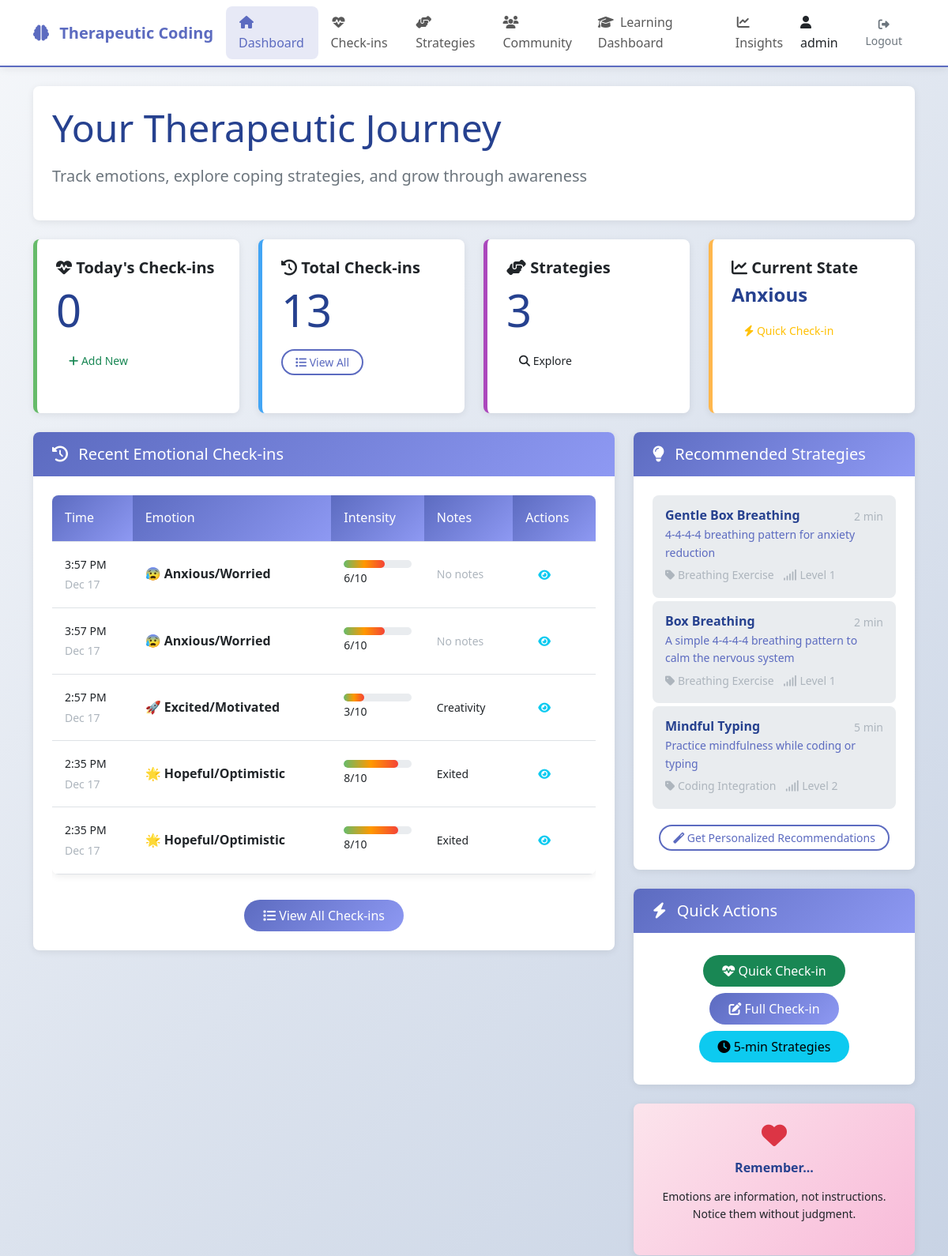
Page /therapy/ (signed in, upper part) on the earlier database version.
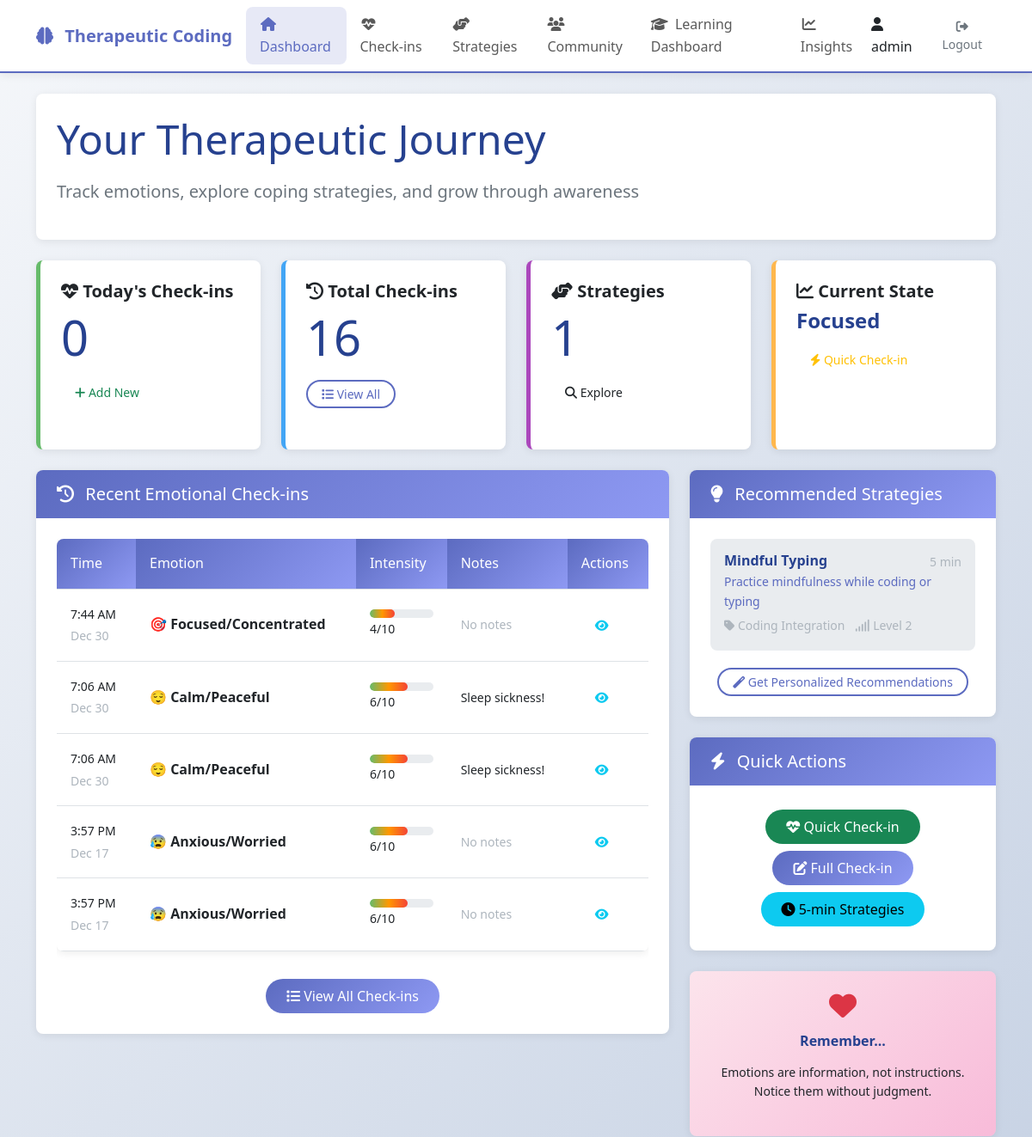
Same page on the later database version.
### therapy/models.py (models this page shows, shortened)
class EmotionalCheckIn(models.Model):
    class EmotionIntensity(models.IntegerChoices):
        VERY_LOW = 1, 'Very Low'
        LOW = 2, 'Low'
        MODERATE = 3, 'Moderate'
        HIGH = 4, 'High'
        VERY_HIGH = 5, 'Very High'
    class PrimaryEmotion(models.TextChoices):
        ANXIOUS = 'anxious', '😰 Anxious/Worried'
        OVERWHELMED = 'overwhelmed', '😵 Overwhelmed/Stressed'
        DOUBTFUL = 'doubtful', '😔 Self-doubting/Insecure'
        FATIGUED = 'fatigued', '😴 Tired/Fatigued'
        CALM = 'calm', '😌 Calm/Peaceful'
        FOCUSED = 'focused', '🎯 Focused/Concentrated'
        HOPEFUL = 'hopeful', '🌟 Hopeful/Optimistic'
        FRUSTRATED = 'frustrated', '😤 Frustrated/Stuck'
        EXCITED = 'excited', '🚀 Excited/Motivated'
        NEUTRAL = 'neutral', '😐 Neutral/Balanced'
    user = models.ForeignKey(
        settings.AUTH_USER_MODEL,
        on_delete=models.CASCADE,
        related_name='emotional_checkins',
        db_index=True
    )
    primary_emotion = models.CharField(
        max_length=20,
        choices=PrimaryEmotion.choices,
        db_index=True
    )
    secondary_emotions = models.JSONField(
        default=list,
        blank=True,
        help_text="List of secondary emotions"
    )
    intensity = models.IntegerField(
        choices=EmotionIntensity.choices,
        default=EmotionIntensity.MODERATE
    )
    PHYSICAL_SYMPTOMS = [
        ('headache', 'Headache'),
        ('stomach', 'Stomach discomfort'),
        ('fatigue', 'Fatigue'),
        ('tension', 'Muscle tension'),
        ('sleep', 'Sleep issues'),
        ('appetite', 'Appetite changes'),
        ('breathing', 'Breathing changes'),
        ('heart', 'Heart rate changes'),
        ('none', 'No physical symptoms'),
    ]
    physical_symptoms = models.JSONField(
        default=list,
        blank=True,
        help_text="List of physical symptoms experienced"
    )
    trigger_description = models.TextField(blank=True)
    context_tags = models.JSONField(
        default=list,
        blank=True,
        help_text="Tags describing context (work, learning, social, etc.)"
    )
    coping_strategies_used = models.JSONField(
        default=list,
        blank=True,
        help_text="Coping strategies attempted"
    )
    coping_effectiveness = models.IntegerField(
        null=True,
        blank=True,
        validators=[MinValueValidator(1), MaxValueValidator(10)],
        help_text="How effective were coping strategies (1-10)"
    )
    notes = models.TextField(blank=True, help_text="Free-form reflection")
    key_insight = models.CharField(max_length=200, blank=True)
    created_at = models.DateTimeField(auto_now_add=True, db_index=True)
    updated_at = models.DateTimeField(auto_now=True)
    class Meta:
        ordering = ['-created_at']
        verbose_name = 'Emotional Check-in'
        verbose_name_plural = 'Emotional Check-ins'
        indexes = [
            models.Index(fields=['user', '-created_at']),
            models.Index(fields=['primary_emotion', 'created_at']),
        ]
        get_latest_by = 'created_at'
    def get_emotional_pattern(self):
        recent_checkins = EmotionalCheckIn.objects.filter(
            user=self.user,
            created_at__gte=timezone.now() - timezone.timedelta(days=7)
        ).order_by('created_at')
        emotions = [ci.primary_emotion for ci in recent_checkins]
        intensities = [ci.intensity for ci in recent_checkins]
        pattern = {
            'dominant_emotion': max(set(emotions), key=emotions.count) if emotions else None,
            'average_intensity': sum(intensities) / len(intensities) if intensities else 0,
            'volatility': max(intensities) - min(intensities) if intensities else 0,
            'common_triggers': self._extract_common_triggers(recent_checkins),
        }
        return pattern
    def _extract_common_triggers(self, checkins):
        triggers = []
        for checkin in checkins:
            if checkin.trigger_description:
                words = checkin.trigger_description.lower().split()
                triggers.extend([w for w in words if len(w) > 3])
        from collections import Counter
        return dict(Counter(triggers).most_common(5))

class CopingStrategy(models.Model):
    class StrategyType(models.TextChoices):
        BREATHING = 'breathing', 'Breathing Exercise'
        MINDFULNESS = 'mindfulness', 'Mindfulness Practice'
        COGNITIVE = 'cognitive', 'Cognitive Reframing'
        PHYSICAL = 'physical', 'Physical Activity'
        SOCIAL = 'social', 'Social Connection'
        CREATIVE = 'creative', 'Creative Expression'
        CODING = 'coding', 'Coding Integration'
        PLANNING = 'planning', 'Planning/Organization'
    name = models.CharField(max_length=100, unique=True)
    description = models.TextField()
    strategy_type = models.CharField(max_length=20, choices=StrategyType.choices)
    target_emotions = models.JSONField(
        default=list,
        help_text="List of emotions this strategy helps with"
    )
    estimated_minutes = models.PositiveIntegerField(default=5)
    difficulty_level = models.IntegerField(
        default=1,
        validators=[MinValueValidator(1), MaxValueValidator(5)]
    )
    coding_integration = models.BooleanField(default=False)
    coding_language = models.CharField(max_length=20, blank=True)
    coding_template = models.TextField(blank=True)
    instructions = models.JSONField(
        default=list,
        help_text="Step-by-step instructions"
    )
    tips_for_success = models.TextField(blank=True)
    common_challenges = models.TextField(blank=True)
    created_at = models.DateTimeField(auto_now_add=True)
    updated_at = models.DateTimeField(auto_now=True)
    is_active = models.BooleanField(default=True)
    class Meta:
        ordering = ['strategy_type', 'difficulty_level']
        verbose_name_plural = 'Coping Strategies'

### therapy/views.py (the view)
# urls.py: path('', views.therapy_dashboard, name='dashboard'),
@login_required
def therapy_dashboard(request):
    try:
        recent_checkins = EmotionalCheckIn.objects.filter(
            user=request.user
        ).order_by('-created_at')[:5]
        latest_checkin = recent_checkins.first()
        recommended_strategies = []
        if latest_checkin:
            all_strategies = CopingStrategy.objects.filter(is_active=True)
            difficulty_limit = 3 if latest_checkin.intensity > 6 else 5
            strategies_by_difficulty = all_strategies.filter(
                difficulty_level__lte=difficulty_limit
            )
            filtered_strategies = []
            for strategy in strategies_by_difficulty:
                target_emotions = strategy.target_emotions
                if isinstance(target_emotions, str):
                    try:
                        import json
                        target_emotions = json.loads(target_emotions)
                    except:
                        continue
                if (isinstance(target_emotions, list) and
                    latest_checkin.primary_emotion in target_emotions):
                    filtered_strategies.append(strategy)
                if len(filtered_strategies) >= 3:
                    break
            recommended_strategies = filtered_strategies
            if not recommended_strategies:
                recommended_strategies = strategies_by_difficulty[:3]
        else:
            recommended_strategies = CopingStrategy.objects.filter(
                is_active=True,
                difficulty_level__lte=3
            )[:3]
        total_checkins = EmotionalCheckIn.objects.filter(user=request.user).count()
        today_checkins = EmotionalCheckIn.objects.filter(
            user=request.user,
            created_at__date=timezone.now().date()
        ).count()
        emotional_pattern = {}
        if latest_checkin:
            emotional_pattern = latest_checkin.get_emotional_pattern()
        context = {
            'recent_checkins': recent_checkins,
            'recommended_strategies': recommended_strategies,
            'total_checkins': total_checkins,
            'today_checkins': today_checkins,
            'emotional_pattern': emotional_pattern,
            'emotion_options': EmotionalCheckIn.PrimaryEmotion.choices,
            'current_emotion': latest_checkin.primary_emotion if latest_checkin else None,
            'show_quick_checkin': True,
        }
        return render(request, 'therapy/dashboard.html', context)
    except Exception as e:
        print(f"Error in dashboard: {e}")
        import traceback
        traceback.print_exc()
        return render(request, 'therapy/dashboard.html', {
            'recent_checkins': EmotionalCheckIn.objects.filter(user=request.user)[:5],
            'recommended_strategies': CopingStrategy.objects.filter(is_active=True)[:3],
            'total_checkins': EmotionalCheckIn.objects.filter(user=request.user).count(),
            'today_checkins': 0,
            'show_quick_checkin': True,
        })

### therapy/templates/therapy/dashboard.html (shortened to what the changed rows need)
{% extends 'therapy/base.html' %}
{% block page_title %}Your Therapeutic Journey{% endblock %}
{% block content %}
<div class="row">
    <div class="col-md-3 mb-4">
        <div class="card emotion-card" style="border-color: #4CAF50;">
            <div class="card-body">
                <h2 class="display-4">{{ today_checkins }}</h2>
            </div>
        </div>
    </div>
    <div class="col-md-3 mb-4">
        <div class="card emotion-card" style="border-color: #2196F3;">
            <div class="card-body">
                <h5 class="card-title"><i class="fas fa-history"></i> Total Check-ins</h5>
                <h2 class="display-4">{{ total_checkins }}</h2>
                <a href="{% url 'therapy:checkin_list' %}" class="btn btn-outline-primary btn-sm">
                    <i class="fas fa-list"></i> View All
                </a>
            </div>
        </div>
    </div>
    <div class="col-md-3 mb-4">
        <div class="card emotion-card" style="border-color: #9C27B0;">
            <div class="card-body">
                <h5 class="card-title"><i class="fas fa-hands-helping"></i> Strategies</h5>
                <h2 class="display-4">{{ recommended_strategies|length }}</h2>
                <a href="{% url 'therapy:strategies_list' %}" class="btn btn-outline-purple btn-sm">
                    <i class="fas fa-search"></i> Explore
                </a>
            </div>
        </div>
    </div>
    <div class="col-md-3 mb-4">
        <div class="card emotion-card" style="border-color: #FF9800;">
            <div class="card-body">
                <h5 class="card-title"><i class="fas fa-chart-line"></i> Current State</h5>
                {% if current_emotion %}
                <h4>{{ current_emotion|title }}</h4>
                {% else %}
                <h4>No check-in today</h4>
                {% endif %}
                <button class="btn btn-outline-warning btn-sm" data-bs-toggle="modal" data-bs-target="#quickCheckinModal">
                    <i class="fas fa-bolt"></i> Quick Check-in
                </button>
            </div>
        </div>
    </div>
</div>
<div class="row">
    <div class="col-md-8">
        <div class="card">
            <div class="card-body">
                {% if recent_checkins %}
                <div class="table-responsive">
                    <table class="table table-hover">
                        <thead>
                            <tr>
                                <th>Time</th>
                                <th>Emotion</th>
                                <th>Intensity</th>
                                <th>Notes</th>
                                <th>Actions</th>
                            </tr>
                        </thead>
                        <tbody>
                            {% for checkin in recent_checkins %}
                            <tr>
                                <td>
                                    <small>{{ checkin.created_at|date:"g:i A" }}</small><br>
                                    <small class="text-muted">{{ checkin.created_at|date:"M d" }}</small>
                                </td>
                                <td>
                                    <strong>{{ checkin.get_primary_emotion_display }}</strong>
                                </td>
                                <td>
                                    <div class="progress" style="height: 10px;">
                                        <div class="progress-bar" style="width: {{ checkin.intensity|add:"0" }}0%"></div>
                                    </div>
                                    <small>{{ checkin.intensity }}/10</small>
                                </td>
                                <td>
                                    {% if checkin.notes %}
                                    <small>{{ checkin.notes|truncatewords:10 }}</small>
                                    {% else %}
                                    <small class="text-muted">No notes</small>
                                    {% endif %}
                                </td>
                                <td>
                                    <a href="{% url 'therapy:checkin_detail' checkin.pk %}" class="btn btn-sm btn-outline-info">
                                        <i class="fas fa-eye"></i>
                                    </a>
                                </td>
                            </tr>
                            {% endfor %}
                        </tbody>
                    </table>
                </div>
                {% endif %}
            </div>
        </div>
    </div>
    <div class="col-md-4">
        <div class="card">
            <div class="card-body">
                {% if recommended_strategies %}
                <div class="list-group">
                    {% for strategy in recommended_strategies %}
                    <a href="{% url 'therapy:strategy_detail' strategy.pk %}" class="list-group-item list-group-item-action">
                        <div class="d-flex w-100 justify-content-between">
                            <h6 class="mb-1">{{ strategy.name }}</h6>
                            <small class="text-muted">{{ strategy.estimated_minutes }} min</small>
                        </div>
                        <p class="mb-1 small">{{ strategy.description|truncatewords:15 }}</p>
                        <small class="text-muted">
                            <i class="fas fa-tag"></i> {{ strategy.get_strategy_type_display }}
                            <span class="ms-2">
                                <i class="fas fa-signal"></i> Level {{ strategy.difficulty_level }}
                            </span>
                        </small>
                    </a>
                    {% endfor %}
                </div>
                {% endif %}
            </div>
        </div>
    </div>
</div>
{% endblock %}

Differences in the rows shown:
no longer on this page (row unchanged): EmotionalCheckIn: created_at "2:57 PM", created_at "Dec 17", primary_emotion "🚀 Excited/Motivated", intensity "3", notes "Creativity"
no longer on this page (row unchanged): EmotionalCheckIn: created_at "2:35 PM", created_at "Dec 17", primary_emotion "🌟 Hopeful/Optimistic", intensity "8", notes "Exited"
no longer on this page (row unchanged): EmotionalCheckIn: created_at "2:35 PM", created_at "Dec 17", primary_emotion "🌟 Hopeful/Optimistic", intensity "8", notes "Exited"
no longer on this page (row unchanged): CopingStrategy: name "Gentle Box Breathing", estimated_minutes "2", description "4-4-4-4 breathing pattern for anxiety reduction", strategy_type "Breathing Exercise", difficulty_level "1"
no longer on this page (row unchanged): CopingStrategy: name "Box Breathing", estimated_minutes "2", description "A simple 4-4-4-4 breathing pattern to calm the nervous system", strategy_type "Breathing Exercise", difficulty_level "1"
added EmotionalCheckIn: primary_emotion "Focused", created_at "7:44 AM", created_at "Dec 30", primary_emotion "🎯 Focused/Concentrated", intensity "4", notes "No notes"
added EmotionalCheckIn: created_at "7:06 AM", created_at "Dec 30", primary_emotion "😌 Calm/Peaceful", intensity "6", notes "Sleep sickness!"
added EmotionalCheckIn: created_at "7:06 AM", created_at "Dec 30", primary_emotion "😌 Calm/Peaceful", intensity "6", notes "Sleep sickness!"
Other differences:
{{ total_checkins }}: "13" → "16"
{{ recommended_strategies|length }}: "3" → "1"
{{ current_emotion|title }}: "Anxious" → "Focused"
